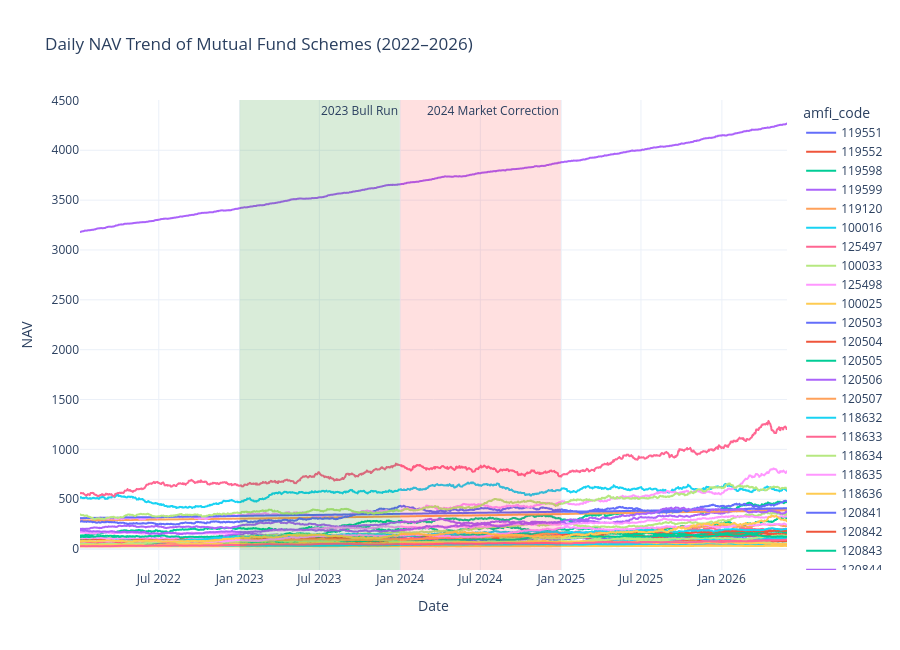

Here is the notebook cell this chart was saved with:
### Code cell
fig = px.line(
    nav,
    x="date",
    y="nav",
    color="amfi_code",
    title="Daily NAV Trend of Mutual Fund Schemes (2022–2026)"
)

fig.add_vrect(
    x0="2023-01-01",
    x1="2023-12-31",
    fillcolor="green",
    opacity=0.15,
    annotation_text="2023 Bull Run",
    line_width=0
)

fig.add_vrect(
    x0="2024-01-01",
    x1="2024-12-31",
    fillcolor="red",
    opacity=0.12,
    annotation_text="2024 Market Correction",
    line_width=0
)

fig.update_layout(
    xaxis_title="Date",
    yaxis_title="NAV",
    template="plotly_white",
    height=650
)

fig.show()

### Figure 1 — Plotly figure (JSON) as saved in the notebook; plotly's stock layout.template omitted (floating-point values rounded to 4 significant figures; data arrays with more than 128 entries replaced by an {"elided": "..."} marker saying what was removed)
{"data": [{"hovertemplate": "amfi_code=119551<br>date=%{x}<br>nav=%{y}<extra></extra>", "legendgroup": "119551", "line": {"color": "#636efa", "dash": "solid"}, "marker": {"symbol": "circle"}, "mode": "lines", "name": "119551", "showlegend": true, "type": "scattergl", "x": {"elided": "1150 str values"}, "xaxis": "x", "y": {"elided": "1150 float values"}, "yaxis": "y"}, {"hovertemplate": "amfi_code=119552<br>date=%{x}<br>nav=%{y}<extra></extra>", "legendgroup": "119552", "line": {"color": "#EF553B", "dash": "solid"}, "marker": {"symbol": "circle"}, "mode": "lines", "name": "119552", "showlegend": true, "type": "scattergl", "x": {"elided": "1150 str values"}, "xaxis": "x", "y": {"elided": "1150 float values"}, "yaxis": "y"}, {"hovertemplate": "amfi_code=119598<br>date=%{x}<br>nav=%{y}<extra></extra>", "legendgroup": "119598", "line": {"color": "#00cc96", "dash": "solid"}, "marker": {"symbol": "circle"}, "mode": "lines", "name": "119598", "showlegend": true, "type": "scattergl", "x": {"elided": "1150 str values"}, "xaxis": "x", "y": {"elided": "1150 float values"}, "yaxis": "y"}, {"hovertemplate": "amfi_code=119599<br>date=%{x}<br>nav=%{y}<extra></extra>", "legendgroup": "119599", "line": {"color": "#ab63fa", "dash": "solid"}, "marker": {"symbol": "circle"}, "mode": "lines", "name": "119599", "showlegend": true, "type": "scattergl", "x": {"elided": "1150 str values"}, "xaxis": "x", "y": {"elided": "1150 float values"}, "yaxis": "y"}, {"hovertemplate": "amfi_code=119120<br>date=%{x}<br>nav=%{y}<extra></extra>", "legendgroup": "119120", "line": {"color": "#FFA15A", "dash": "solid"}, "marker": {"symbol": "circle"}, "mode": "lines", "name": "119120", "showlegend": true, "type": "scattergl", "x": {"elided": "1150 str values"}, "xaxis": "x", "y": {"elided": "1150 float values"}, "yaxis": "y"}, {"hovertemplate": "amfi_code=100016<br>date=%{x}<br>nav=%{y}<extra></extra>", "legendgroup": "100016", "line": {"color": "#19d3f3", "dash": "solid"}, "marker": {"symbol": "circle"}, "mode": "lines", "name": "100016", "showlegend": true, "type": "scattergl", "x": {"elided": "1150 str values"}, "xaxis": "x", "y": {"elided": "1150 float values"}, "yaxis": "y"}, {"hovertemplate": "amfi_code=125497<br>date=%{x}<br>nav=%{y}<extra></extra>", "legendgroup": "125497", "line": {"color": "#FF6692", "dash": "solid"}, "marker": {"symbol": "circle"}, "mode": "lines", "name": "125497", "showlegend": true, "type": "scattergl", "x": {"elided": "1150 str values"}, "xaxis": "x", "y": {"elided": "1150 float values"}, "yaxis": "y"}, {"hovertemplate": "amfi_code=100033<br>date=%{x}<br>nav=%{y}<extra></extra>", "legendgroup": "100033", "line": {"color": "#B6E880", "dash": "solid"}, "marker": {"symbol": "circle"}, "mode": "lines", "name": "100033", "showlegend": true, "type": "scattergl", "x": {"elided": "1150 str values"}, "xaxis": "x", "y": {"elided": "1150 float values"}, "yaxis": "y"}, {"hovertemplate": "amfi_code=125498<br>date=%{x}<br>nav=%{y}<extra></extra>", "legendgroup": "125498", "line": {"color": "#FF97FF", "dash": "solid"}, "marker": {"symbol": "circle"}, "mode": "lines", "name": "125498", "showlegend": true, "type": "scattergl", "x": {"elided": "1150 str values"}, "xaxis": "x", "y": {"elided": "1150 float values"}, "yaxis": "y"}, {"hovertemplate": "amfi_code=100025<br>date=%{x}<br>nav=%{y}<extra></extra>", "legendgroup": "100025", "line": {"color": "#FECB52", "dash": "solid"}, "marker": {"symbol": "circle"}, "mode": "lines", "name": "100025", "showlegend": true, "type": "scattergl", "x": {"elided": "1150 str values"}, "xaxis": "x", "y": {"elided": "1150 float values"}, "yaxis": "y"}, {"hovertemplate": "amfi_code=120503<br>date=%{x}<br>nav=%{y}<extra></extra>", "legendgroup": "120503", "line": {"color": "#636efa", "dash": "solid"}, "marker": {"symbol": "circle"}, "mode": "lines", "name": "120503", "showlegend": true, "type": "scattergl", "x": {"elided": "1150 str values"}, "xaxis": "x", "y": {"elided": "1150 float values"}, "yaxis": "y"}, {"hovertemplate": "amfi_code=120504<br>date=%{x}<br>nav=%{y}<extra></extra>", "legendgroup": "120504", "line": {"color": "#EF553B", "dash": "solid"}, "marker": {"symbol": "circle"}, "mode": "lines", "name": "120504", "showlegend": true, "type": "scattergl", "x": {"elided": "1150 str values"}, "xaxis": "x", "y": {"elided": "1150 float values"}, "yaxis": "y"}, {"hovertemplate": "amfi_code=120505<br>date=%{x}<br>nav=%{y}<extra></extra>", "legendgroup": "120505", "line": {"color": "#00cc96", "dash": "solid"}, "marker": {"symbol": "circle"}, "mode": "lines", "name": "120505", "showlegend": true, "type": "scattergl", "x": {"elided": "1150 str values"}, "xaxis": "x", "y": {"elided": "1150 float values"}, "yaxis": "y"}, {"hovertemplate": "amfi_code=120506<br>date=%{x}<br>nav=%{y}<extra></extra>", "legendgroup": "120506", "line": {"color": "#ab63fa", "dash": "solid"}, "marker": {"symbol": "circle"}, "mode": "lines", "name": "120506", "showlegend": true, "type": "scattergl", "x": {"elided": "1150 str values"}, "xaxis": "x", "y": {"elided": "1150 float values"}, "yaxis": "y"}, {"hovertemplate": "amfi_code=120507<br>date=%{x}<br>nav=%{y}<extra></extra>", "legendgroup": "120507", "line": {"color": "#FFA15A", "dash": "solid"}, "marker": {"symbol": "circle"}, "mode": "lines", "name": "120507", "showlegend": true, "type": "scattergl", "x": {"elided": "1150 str values"}, "xaxis": "x", "y": {"elided": "1150 float values"}, "yaxis": "y"}, {"hovertemplate": "amfi_code=118632<br>date=%{x}<br>nav=%{y}<extra></extra>", "legendgroup": "118632", "line": {"color": "#19d3f3", "dash": "solid"}, "marker": {"symbol": "circle"}, "mode": "lines", "name": "118632", "showlegend": true, "type": "scattergl", "x": {"elided": "1150 str values"}, "xaxis": "x", "y": {"elided": "1150 float values"}, "yaxis": "y"}, {"hovertemplate": "amfi_code=118633<br>date=%{x}<br>nav=%{y}<extra></extra>", "legendgroup": "118633", "line": {"color": "#FF6692", "dash": "solid"}, "marker": {"symbol": "circle"}, "mode": "lines", "name": "118633", "showlegend": true, "type": "scattergl", "x": {"elided": "1150 str values"}, "xaxis": "x", "y": {"elided": "1150 float values"}, "yaxis": "y"}, {"hovertemplate": "amfi_code=118634<br>date=%{x}<br>nav=%{y}<extra></extra>", "legendgroup": "118634", "line": {"color": "#B6E880", "dash": "solid"}, "marker": {"symbol": "circle"}, "mode": "lines", "name": "118634", "showlegend": true, "type": "scattergl", "x": {"elided": "1150 str values"}, "xaxis": "x", "y": {"elided": "1150 float values"}, "yaxis": "y"}, {"hovertemplate": "amfi_code=118635<br>date=%{x}<br>nav=%{y}<extra></extra>", "legendgroup": "118635", "line": {"color": "#FF97FF", "dash": "solid"}, "marker": {"symbol": "circle"}, "mode": "lines", "name": "118635", "showlegend": true, "type": "scattergl", "x": {"elided": "1150 str values"}, "xaxis": "x", "y": {"elided": "1150 float values"}, "yaxis": "y"}, {"hovertemplate": "amfi_code=118636<br>date=%{x}<br>nav=%{y}<extra></extra>", "legendgroup": "118636", "line": {"color": "#FECB52", "dash": "solid"}, "marker": {"symbol": "circle"}, "mode": "lines", "name": "118636", "showlegend": true, "type": "scattergl", "x": {"elided": "1150 str values"}, "xaxis": "x", "y": {"elided": "1150 float values"}, "yaxis": "y"}, {"hovertemplate": "amfi_code=120841<br>date=%{x}<br>nav=%{y}<extra></extra>", "legendgroup": "120841", "line": {"color": "#636efa", "dash": "solid"}, "marker": {"symbol": "circle"}, "mode": "lines", "name": "120841", "showlegend": true, "type": "scattergl", "x": {"elided": "1150 str values"}, "xaxis": "x", "y": {"elided": "1150 float values"}, "yaxis": "y"}, {"hovertemplate": "amfi_code=120842<br>date=%{x}<br>nav=%{y}<extra></extra>", "legendgroup": "120842", "line": {"color": "#EF553B", "dash": "solid"}, "marker": {"symbol": "circle"}, "mode": "lines", "name": "120842", "showlegend": true, "type": "scattergl", "x": {"elided": "1150 str values"}, "xaxis": "x", "y": {"elided": "1150 float values"}, "yaxis": "y"}, {"hovertemplate": "amfi_code=120843<br>date=%{x}<br>nav=%{y}<extra></extra>", "legendgroup": "120843", "line": {"color": "#00cc96", "dash": "solid"}, "marker": {"symbol": "circle"}, "mode": "lines", "name": "120843", "showlegend": true, "type": "scattergl", "x": {"elided": "1150 str values"}, "xaxis": "x", "y": {"elided": "1150 float values"}, "yaxis": "y"}, {"hovertemplate": "amfi_code=120844<br>date=%{x}<br>nav=%{y}<extra></extra>", "legendgroup": "120844", "line": {"color": "#ab63fa", "dash": "solid"}, "marker": {"symbol": "circle"}, "mode": "lines", "name": "120844", "showlegend": true, "type": "scattergl", "x": {"elided": "1150 str values"}, "xaxis": "x", "y": {"elided": "1150 float values"}, "yaxis": "y"}, {"hovertemplate": "amfi_code=119092<br>date=%{x}<br>nav=%{y}<extra></extra>", "legendgroup": "119092", "line": {"color": "#FFA15A", "dash": "solid"}, "marker": {"symbol": "circle"}, "mode": "lines", "name": "119092", "showlegend": true, "type": "scattergl", "x": {"elided": "1150 str values"}, "xaxis": "x", "y": {"elided": "1150 float values"}, "yaxis": "y"}, {"hovertemplate": "amfi_code=119093<br>date=%{x}<br>nav=%{y}<extra></extra>", "legendgroup": "119093", "line": {"color": "#19d3f3", "dash": "solid"}, "marker": {"symbol": "circle"}, "mode": "lines", "name": "119093", "showlegend": true, "type": "scattergl", "x": {"elided": "1150 str values"}, "xaxis": "x", "y": {"elided": "1150 float values"}, "yaxis": "y"}, {"hovertemplate": "amfi_code=119094<br>date=%{x}<br>nav=%{y}<extra></extra>", "legendgroup": "119094", "line": {"color": "#FF6692", "dash": "solid"}, "marker": {"symbol": "circle"}, "mode": "lines", "name": "119094", "showlegend": true, "type": "scattergl", "x": {"elided": "1150 str values"}, "xaxis": "x", "y": {"elided": "1150 float values"}, "yaxis": "y"}, {"hovertemplate": "amfi_code=119095<br>date=%{x}<br>nav=%{y}<extra></extra>", "legendgroup": "119095", "line": {"color": "#B6E880", "dash": "solid"}, "marker": {"symbol": "circle"}, "mode": "lines", "name": "119095", "showlegend": true, "type": "scattergl", "x": {"elided": "1150 str values"}, "xaxis": "x", "y": {"elided": "1150 float values"}, "yaxis": "y"}, {"hovertemplate": "amfi_code=101206<br>date=%{x}<br>nav=%{y}<extra></extra>", "legendgroup": "101206", "line": {"color": "#FF97FF", "dash": "solid"}, "marker": {"symbol": "circle"}, "mode": "lines", "name": "101206", "showlegend": true, "type": "scattergl", "x": {"elided": "1150 str values"}, "xaxis": "x", "y": {"elided": "1150 float values"}, "yaxis": "y"}, {"hovertemplate": "amfi_code=101207<br>date=%{x}<br>nav=%{y}<extra></extra>", "legendgroup": "101207", "line": {"color": "#FECB52", "dash": "solid"}, "marker": {"symbol": "circle"}, "mode": "lines", "name": "101207", "showlegend": true, "type": "scattergl", "x": {"elided": "1150 str values"}, "xaxis": "x", "y": {"elided": "1150 float values"}, "yaxis": "y"}, {"hovertemplate": "amfi_code=101208<br>date=%{x}<br>nav=%{y}<extra></extra>", "legendgroup": "101208", "line": {"color": "#636efa", "dash": "solid"}, "marker": {"symbol": "circle"}, "mode": "lines", "name": "101208", "showlegend": true, "type": "scattergl", "x": {"elided": "1150 str values"}, "xaxis": "x", "y": {"elided": "1150 float values"}, "yaxis": "y"}, {"hovertemplate": "amfi_code=102885<br>date=%{x}<br>nav=%{y}<extra></extra>", "legendgroup": "102885", "line": {"color": "#EF553B", "dash": "solid"}, "marker": {"symbol": "circle"}, "mode": "lines", "name": "102885", "showlegend": true, "type": "scattergl", "x": {"elided": "1150 str values"}, "xaxis": "x", "y": {"elided": "1150 float values"}, "yaxis": "y"}, {"hovertemplate": "amfi_code=102886<br>date=%{x}<br>nav=%{y}<extra></extra>", "legendgroup": "102886", "line": {"color": "#00cc96", "dash": "solid"}, "marker": {"symbol": "circle"}, "mode": "lines", "name": "102886", "showlegend": true, "type": "scattergl", "x": {"elided": "1150 str values"}, "xaxis": "x", "y": {"elided": "1150 float values"}, "yaxis": "y"}, {"hovertemplate": "amfi_code=102887<br>date=%{x}<br>nav=%{y}<extra></extra>", "legendgroup": "102887", "line": {"color": "#ab63fa", "dash": "solid"}, "marker": {"symbol": "circle"}, "mode": "lines", "name": "102887", "showlegend": true, "type": "scattergl", "x": {"elided": "1150 str values"}, "xaxis": "x", "y": {"elided": "1150 float values"}, "yaxis": "y"}, {"hovertemplate": "amfi_code=148567<br>date=%{x}<br>nav=%{y}<extra></extra>", "legendgroup": "148567", "line": {"color": "#FFA15A", "dash": "solid"}, "marker": {"symbol": "circle"}, "mode": "lines", "name": "148567", "showlegend": true, "type": "scattergl", "x": {"elided": "1150 str values"}, "xaxis": "x", "y": {"elided": "1150 float values"}, "yaxis": "y"}, {"hovertemplate": "amfi_code=148568<br>date=%{x}<br>nav=%{y}<extra></extra>", "legendgroup": "148568", "line": {"color": "#19d3f3", "dash": "solid"}, "marker": {"symbol": "circle"}, "mode": "lines", "name": "148568", "showlegend": true, "type": "scattergl", "x": {"elided": "1150 str values"}, "xaxis": "x", "y": {"elided": "1150 float values"}, "yaxis": "y"}, {"hovertemplate": "amfi_code=148569<br>date=%{x}<br>nav=%{y}<extra></extra>", "legendgroup": "148569", "line": {"color": "#FF6692", "dash": "solid"}, "marker": {"symbol": "circle"}, "mode": "lines", "name": "148569", "showlegend": true, "type": "scattergl", "x": {"elided": "1150 str values"}, "xaxis": "x", "y": {"elided": "1150 float values"}, "yaxis": "y"}, {"hovertemplate": "amfi_code=149322<br>date=%{x}<br>nav=%{y}<extra></extra>", "legendgroup": "149322", "line": {"color": "#B6E880", "dash": "solid"}, "marker": {"symbol": "circle"}, "mode": "lines", "name": "149322", "showlegend": true, "type": "scattergl", "x": {"elided": "1150 str values"}, "xaxis": "x", "y": {"elided": "1150 float values"}, "yaxis": "y"}, {"hovertemplate": "amfi_code=149323<br>date=%{x}<br>nav=%{y}<extra></extra>", "legendgroup": "149323", "line": {"color": "#FF97FF", "dash": "solid"}, "marker": {"symbol": "circle"}, "mode": "lines", "name": "149323", "showlegend": true, "type": "scattergl", "x": {"elided": "1150 str values"}, "xaxis": "x", "y": {"elided": "1150 float values"}, "yaxis": "y"}, {"hovertemplate": "amfi_code=149324<br>date=%{x}<br>nav=%{y}<extra></extra>", "legendgroup": "149324", "line": {"color": "#FECB52", "dash": "solid"}, "marker": {"symbol": "circle"}, "mode": "lines", "name": "149324", "showlegend": true, "type": "scattergl", "x": {"elided": "1150 str values"}, "xaxis": "x", "y": {"elided": "1150 float values"}, "yaxis": "y"}], "layout": {"annotations": [{"showarrow": false, "text": "2023 Bull Run", "x": "2023-12-31", "xanchor": "right", "xref": "x", "y": 1, "yanchor": "top", "yref": "y domain"}, {"showarrow": false, "text": "2024 Market Correction", "x": "2024-12-31", "xanchor": "right", "xref": "x", "y": 1, "yanchor": "top", "yref": "y domain"}], "height": 650, "legend": {"title": {"text": "amfi_code"}, "tracegroupgap": 0}, "shapes": [{"fillcolor": "green", "line": {"width": 0}, "opacity": 0.15, "type": "rect", "x0": "2023-01-01", "x1": "2023-12-31", "xref": "x", "y0": 0, "y1": 1, "yref": "y domain"}, {"fillcolor": "red", "line": {"width": 0}, "opacity": 0.12, "type": "rect", "x0": "2024-01-01", "x1": "2024-12-31", "xref": "x", "y0": 0, "y1": 1, "yref": "y domain"}], "title": {"text": "Daily NAV Trend of Mutual Fund Schemes (2022–2026)"}, "xaxis": {"anchor": "y", "domain": [0, 1], "title": {"text": "Date"}}, "yaxis": {"anchor": "x", "domain": [0, 1], "title": {"text": "NAV"}}}}
